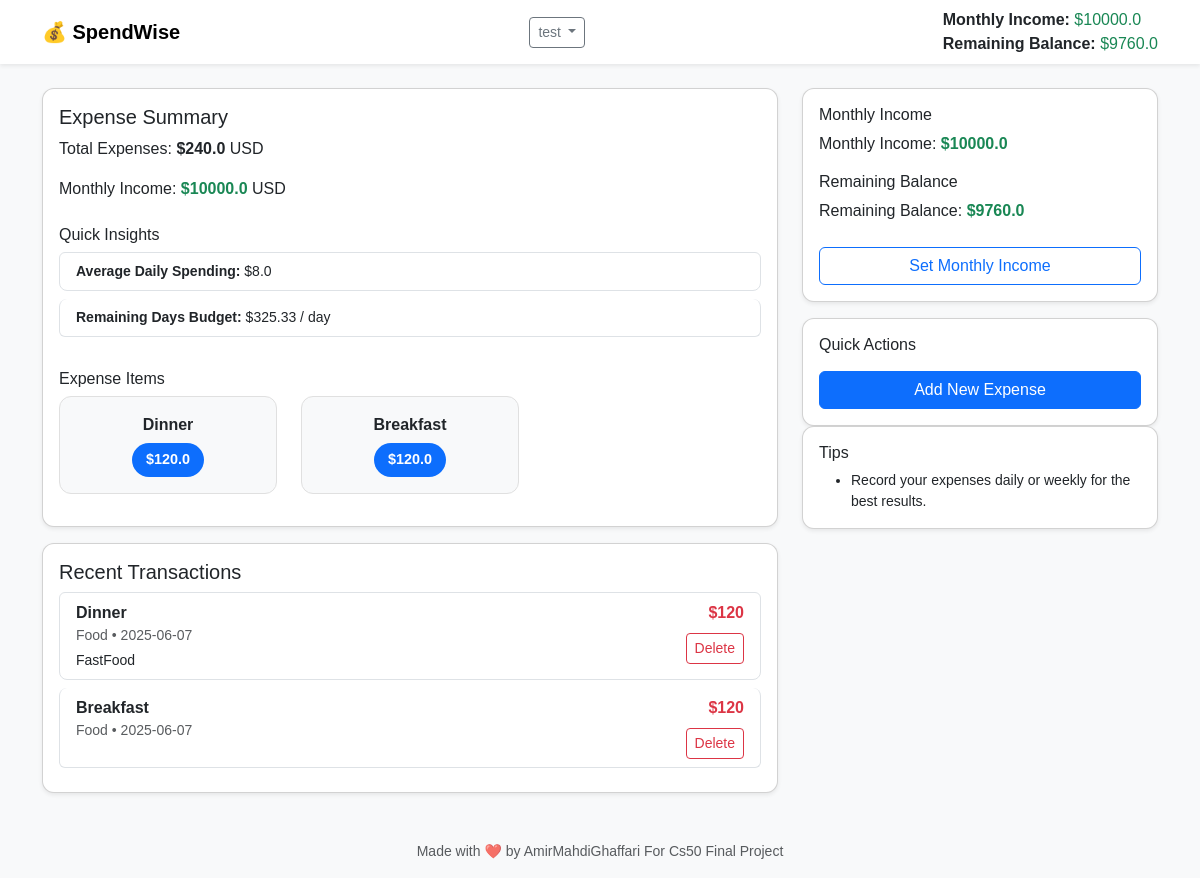
The page / (signed in) on the database its author committed.
### tables this page shows
CREATE TABLE users (
        id INTEGER PRIMARY KEY AUTOINCREMENT,
        username TEXT NOT NULL UNIQUE,
        password TEXT NOT NULL,
        monthly_income REAL DEFAULT 0
    );

CREATE TABLE expenses (
        id INTEGER PRIMARY KEY AUTOINCREMENT,
        user_id INTEGER,
        title TEXT NOT NULL,
        category TEXT NOT NULL,
        amount REAL NOT NULL,
        date TEXT NOT NULL,
        note TEXT,
        label TEXT DEFAULT 'default',
        color TEXT DEFAULT '#3498db',
        FOREIGN KEY (user_id) REFERENCES users(id)
    );

### app.py (the view)
@app.route('/')
def index():
    if 'user_id' not in session:
        return redirect(url_for('login'))  # Redirect to login if not logged in
    user_id = session['user_id']
    conn = get_db_conn()
    cur = conn.cursor()
    cur.execute('SELECT * FROM expenses WHERE user_id = ? ORDER BY date DESC', (user_id,))
    expenses = cur.fetchall()
    cur.execute('SELECT SUM(amount) as total FROM expenses WHERE user_id = ?', (user_id,))
    total_row = cur.fetchone()
    total = total_row['total'] if total_row and total_row['total'] is not None else 0
    cur.execute('SELECT monthly_income FROM users WHERE id = ?', (user_id,))
    user = cur.fetchone()
    monthly_income = user['monthly_income'] if user and user['monthly_income'] is not None else 0
    remaining_balance = monthly_income - total
    conn.close()
    return render_template(
        'index.html',
        expenses=expenses,
        total=total,
        monthly_income=monthly_income,
        remaining_balance=remaining_balance
    )

### app.py (called while the page is built)
def get_db_conn():
    conn = sqlite3.connect(DB)
    conn.row_factory = sqlite3.Row  # Allows column access by name
    return conn

### templates/index.html (shortened to what this page needs)
{% extends 'base.html' %}
{% block content %}
<div class="row">
  <div class="col-md-8">
    <div class="card mb-3 shadow-sm">
      <div class="card-body">
        <h5 class="card-title">Expense Summary</h5>
        <p class="card-text">Total Expenses: <strong>${{ total }}</strong> USD</p>
        <p class="card-text">
          Monthly Income: <strong class="text-success">${{ monthly_income }}</strong> USD
        </p>
        <div class="mt-4">
          <h6>Quick Insights</h6>
          <ul class="list-group small">
            <li class="list-group-item">
              <strong>Average Daily Spending:</strong>
              ${{ (total / 30)|round(2) }}
            </li>
            <li class="list-group-item">
              <strong>Remaining Days Budget:</strong>
              {% if monthly_income %}
                ${{ ((monthly_income - total) / 30)|round(2) }} / day
              {% else %}
                N/A
              {% endif %}
            </li>
          </ul>
        </div>
        <h6 class="mt-4">Expense Items</h6>
        <div class="row">
          {% for e in expenses %}
            <div class="col-4 mb-3">
              <div class="p-3 text-center expense-card">
                <div class="fw-bold">{{ e['title'] }}</div>
                <div class="expense-amount">${{ e['amount'] }}</div>
              </div>
            </div>
          {% else %}
            <div class="col-12 text-muted">No expenses recorded yet.</div>
          {% endfor %}
        </div>
      </div>
    </div>
    <div class="card shadow-sm">
      <div class="card-body">
        <h5 class="card-title">Recent Transactions</h5>
        <div class="list-group">
          {% for e in expenses %}
            {% include 'expense_row.html' %}
          {% else %}
            <div class="text-center text-muted p-3">No expenses recorded yet.</div>
          {% endfor %}
        </div>
      </div>
    </div>
  </div>
  <div class="col-md-4">
    <div class="card shadow-sm mb-3">
      <div class="card-body">
        <h6>Monthly Income</h6>
        <p class="card-text">
          Monthly Income: <strong class="text-success">${{ monthly_income }}</strong>
        </p>
        <h6>Remaining Balance</h6>
        <p class="card-text">
          Remaining Balance:
          <strong class="{% if remaining_balance < 0 %}text-danger{% else %}text-success{% endif %}">
            ${{ remaining_balance }}
          </strong>
        </p>
        <a href="{{ url_for('set_income') }}" class="btn btn-outline-primary w-100 mt-2">Set Monthly Income</a>
      </div>
    </div>
    <div class="card shadow-sm">
      <div class="card-body">
        <h6>Quick Actions</h6>
        <a href="{{ url_for('add') }}" class="btn btn-primary w-100 mt-2">Add New Expense</a>
      </div>
    </div>
    <div class="card shadow-sm">
      <div class="card-body">
        <h6>Tips</h6>
        <ul class="small mb-0">
          <li>Record your expenses daily or weekly for the best results.</li>
        </ul>
      </div>
    </div>
  </div>
</div>
{% endblock %}

### templates/base.html (shortened to what this page needs)
<!doctype html>
<html lang="en">
  <head>
    <link href="https://cdn.jsdelivr.net/npm/bootstrap@5.3.2/dist/css/bootstrap.min.css" rel="stylesheet">
    <link rel="stylesheet" href="{{ url_for('static', filename='style.css') }}">
  </head>
  <body class="bg-light">
    <nav class="navbar navbar-expand-lg navbar-light bg-white shadow-sm">
      <div class="container">
        <a class="navbar-brand" href="{{ url_for('index') }}">💰 SpendWise</a>
        {% if 'user_id' in session %}
          <div class="dropdown">
            <button class="btn btn-outline-secondary btn-sm dropdown-toggle" type="button" id="dropdownMenuButton" data-bs-toggle="dropdown" aria-expanded="false">
              {{ session['username'] }}
            </button>
          </div>
          <div class="ms-4">
            <span><strong>Monthly Income:</strong>
              <span class="text-success">${{ monthly_income or 0 }}</span>
            </span><br>
            <span><strong>Remaining Balance:</strong>
              <span class="{% if remaining_balance is defined and remaining_balance < 0 %}text-danger{% else %}text-success{% endif %}">
                ${{ remaining_balance if remaining_balance is defined else 0 }}
              </span>
            </span>
          </div>
        {% else %}
          <a class="btn btn-outline-primary btn-sm" href="{{ url_for('login') }}">Login</a>
        {% endif %}
      </div>
    </nav>
    <main class="container mt-4">
      {% block content %}{% endblock %}
    </main>
    <footer class="text-center mt-5 mb-3 text-muted small">
      Made with ❤️ by AmirMahdiGhaffari For Cs50 Final Project
    </footer>
  </body>
</html>

### templates/expense_row.html
<div class="list-group-item d-flex justify-content-between align-items-start">
  <div>
    <div class="fw-bold">{{ e['title'] or 'No Title' }}</div>
    <div class="small text-muted">{{ e['category'] }} • {{ e['date'] }}</div>
    {% if e['note'] %}
      <div class="small mt-1">{{ e['note'] }}</div>
    {% endif %}
  </div>
  <div class="text-end">
    <div class="fw-bold text-danger">
      ${{ '{:,.0f}'.format(e['amount']) }}
    </div>
    <form action="{{ url_for('delete', exp_id=e['id']) }}" method="post" onsubmit="return confirm('Are you sure?');">
      <button class="btn btn-sm btn-outline-danger mt-2">Delete</button>
    </form>
  </div>
</div>

### static/style.css (style rules this page uses)
body { font-family: 'Arial', sans-serif; }
.navbar-brand { font-weight: 700; }
.card { border-radius: 12px; }
.list-group-item { background: white; border-radius: 8px; margin-bottom: 8px; }

### templates/index.html (style rules this page uses)
.expense-card { transition: transform 0.2s ease, box-shadow 0.2s ease; background: #f8f9fa; border: 1px solid #e0e0e0; border-radius: 12px; cursor: pointer; }
.expense-amount { display: inline-block; padding: 6px 14px; font-size: 0.9rem; font-weight: bold; background: #0d6efd; color: white; border-radius: 20px; margin-top: 6px; }

### rows shown on the page
users: username "test", monthly_income "10000.0", ((monthly_income-total)/30)|round(2) "325.33"
expenses: title "Dinner", amount "120.0", category "Food", date "2025-06-07", note "FastFood", amount "120"
expenses: title "Breakfast", amount "120.0", category "Food", date "2025-06-07", amount "120"

### other values the page prints
{{ remaining_balance if remaining_balance is defined else 0 }} "9760.0"
{{ total }} "240.0"
{{ (total / 30)|round(2) }} "8.0"
{{ remaining_balance }} "9760.0"
